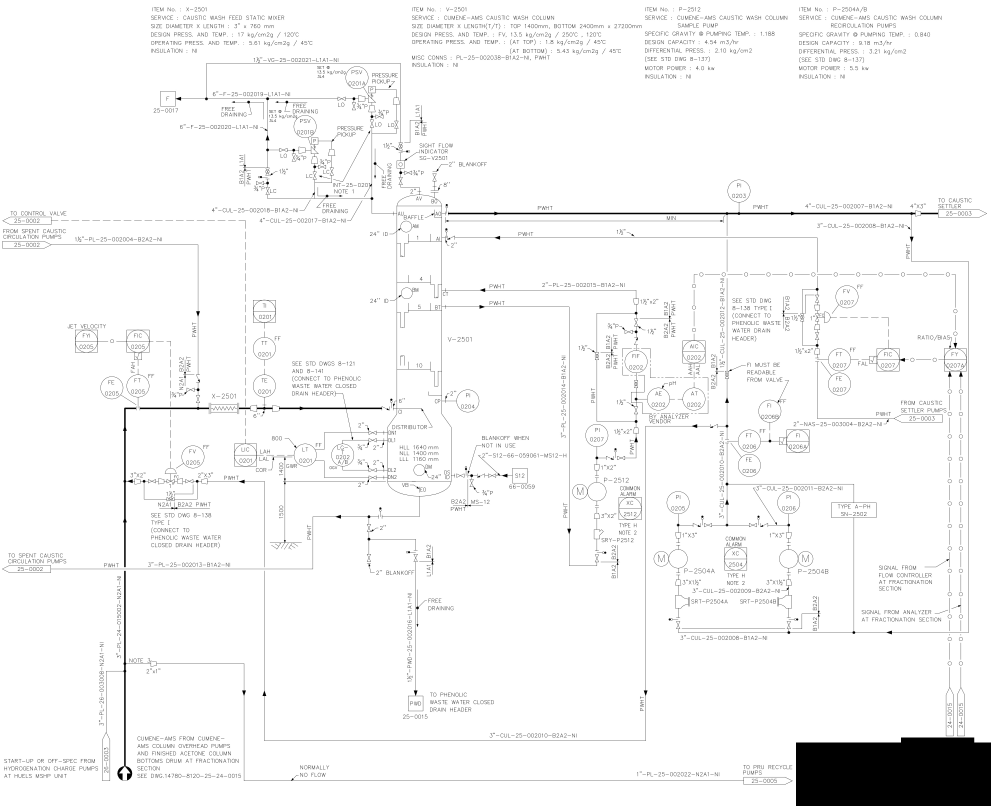
#> input picture path/to/your/pid_image.png, 3961 x 3224 px, given in place of pipe_mask.png, which was not available (shown at 1/4 size)
$ python check_skel.py
#> lines starting #> are read from the running program, lines starting #| are printed output that depends on the picture; after the words box and inside, x2 and y2 are one past the last pixel; in counts of white or black regions, pixels touching at a corner belong together
#!/usr/bin/env python3
"""Validation harness for skelgraph.py against the real v3_0002A mask.

No source sheet or detection JSON survive from the session, only the mask
and the real terminals list (v3_0002A/connectivity.json). gapmask here is
an approximation: dilate(mask, 9x9) only, so it covers crossings but NOT
the erased-text/symbol boxes the real gapmask in trace_pid2.py also
includes -- so bridging may be a bit more conservative here than in
production. Noted, not tuned around.
"""
import json, time
from collections import Counter
import cv2, numpy as np
import skelgraph as sg
import sys, os
sys.path.insert(0, os.path.dirname(__file__))
from trace_pid2 import coverage  # reuse the real coverage() unchanged

t0 = time.time()
mask = (cv2.imread("v3_0002A/pipe_mask.png", cv2.IMREAD_GRAYSCALE) > 0).astype(np.uint8)
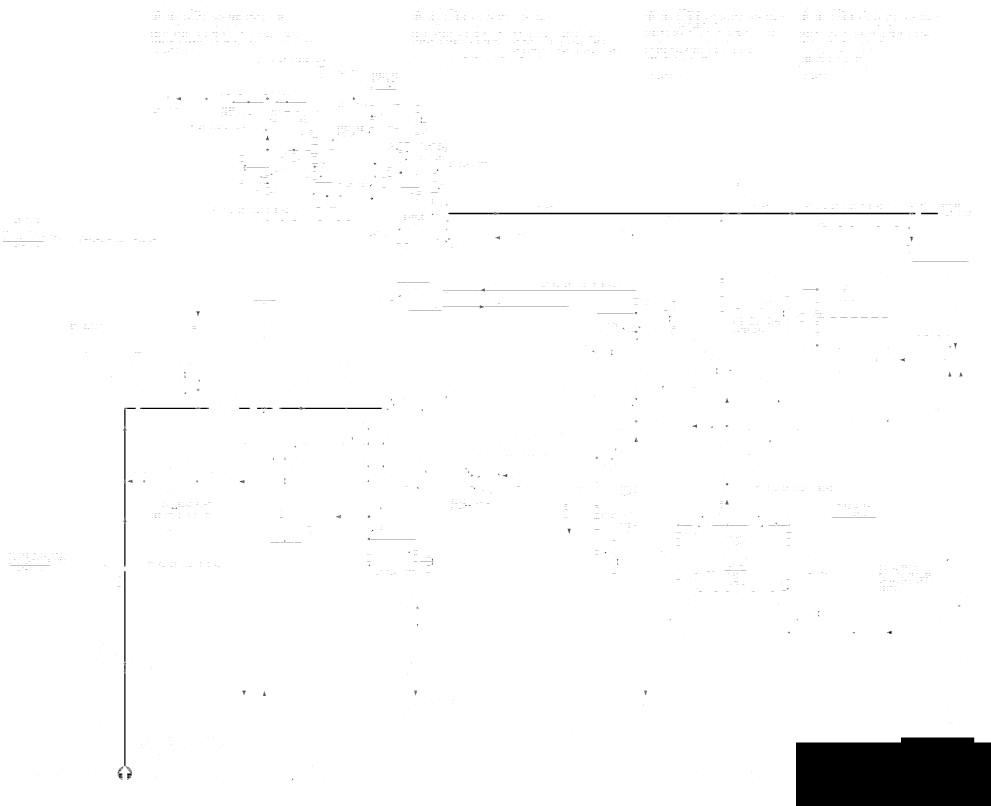
#> mask: shape (3224, 3961) (shown at 1/4 size); values 0 (black) and 1 (white), 98.1% white; 4214 black regions (4098 under 20 px), largest, box (x1, y1, x2, y2) and area: (3184, 2950, 3961, 3224) 203218, (1793, 847, 3661, 861) 11030, (494, 2284, 504, 3064) 3853
#> (the run stopped early here; a loop or call above may not have finished)

$ run again, on backend/sample.jpg
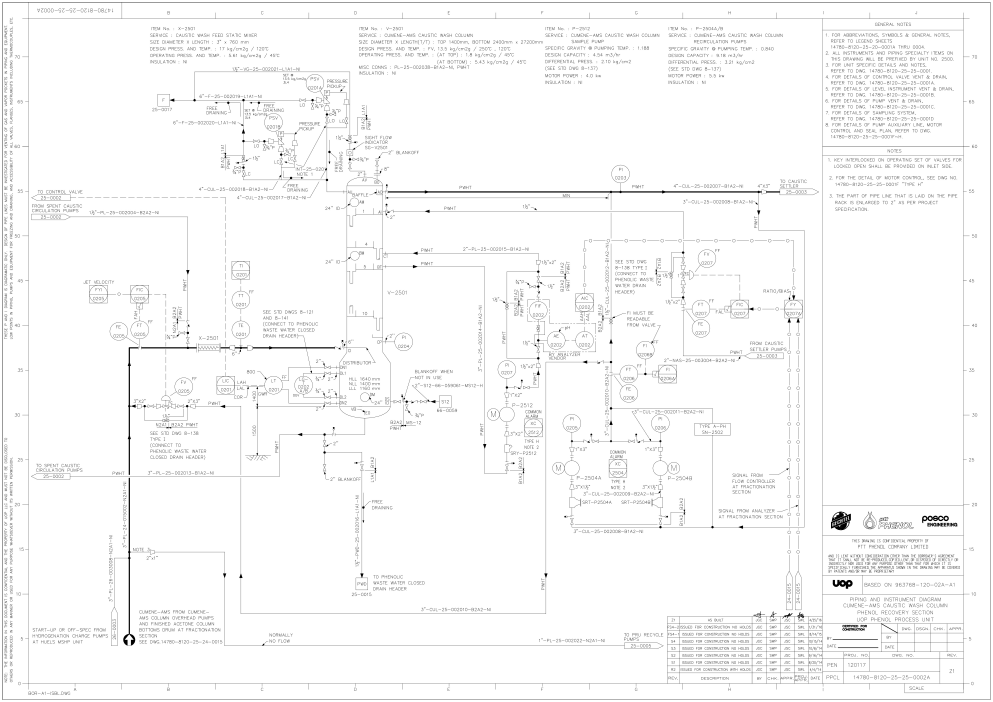
#> input picture backend/sample.jpg, 4962 x 3508 px, given in place of pipe_mask.png, which was not available (shown at 1/5 size)
#> `mask = (cv2.imread("v3_0002A/pipe_mask.png", cv2.IMREAD_GRAYSCALE) > 0..`:
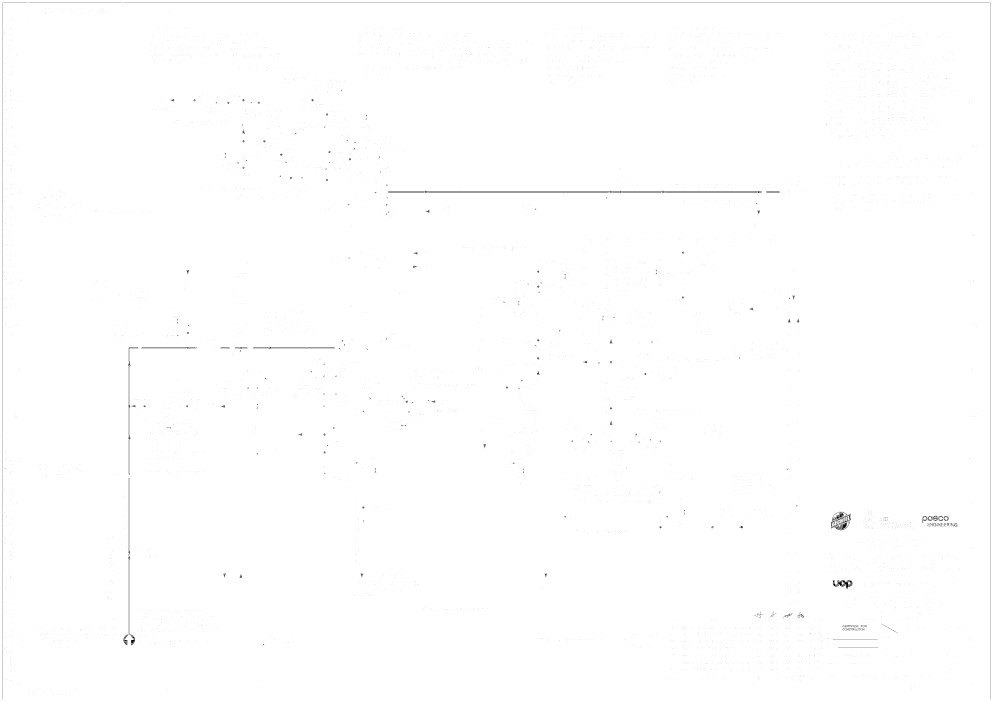
#> mask: shape (3508, 4962) (shown at 1/5 size); values 0 (black) and 1 (white), 99.7% white; black in thin lines or dots
